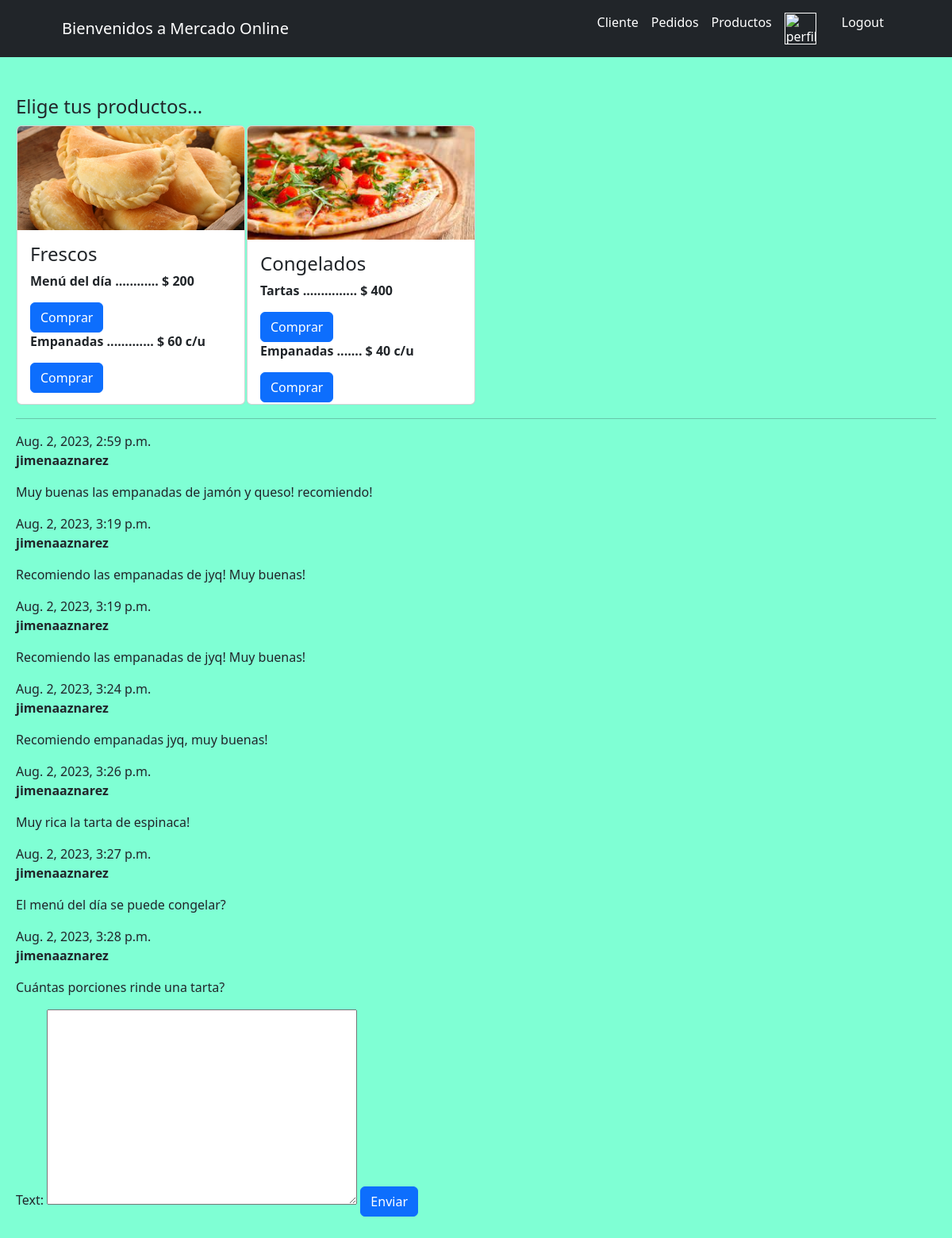
Page /MercadoApp/Productos/ on the earlier database version.
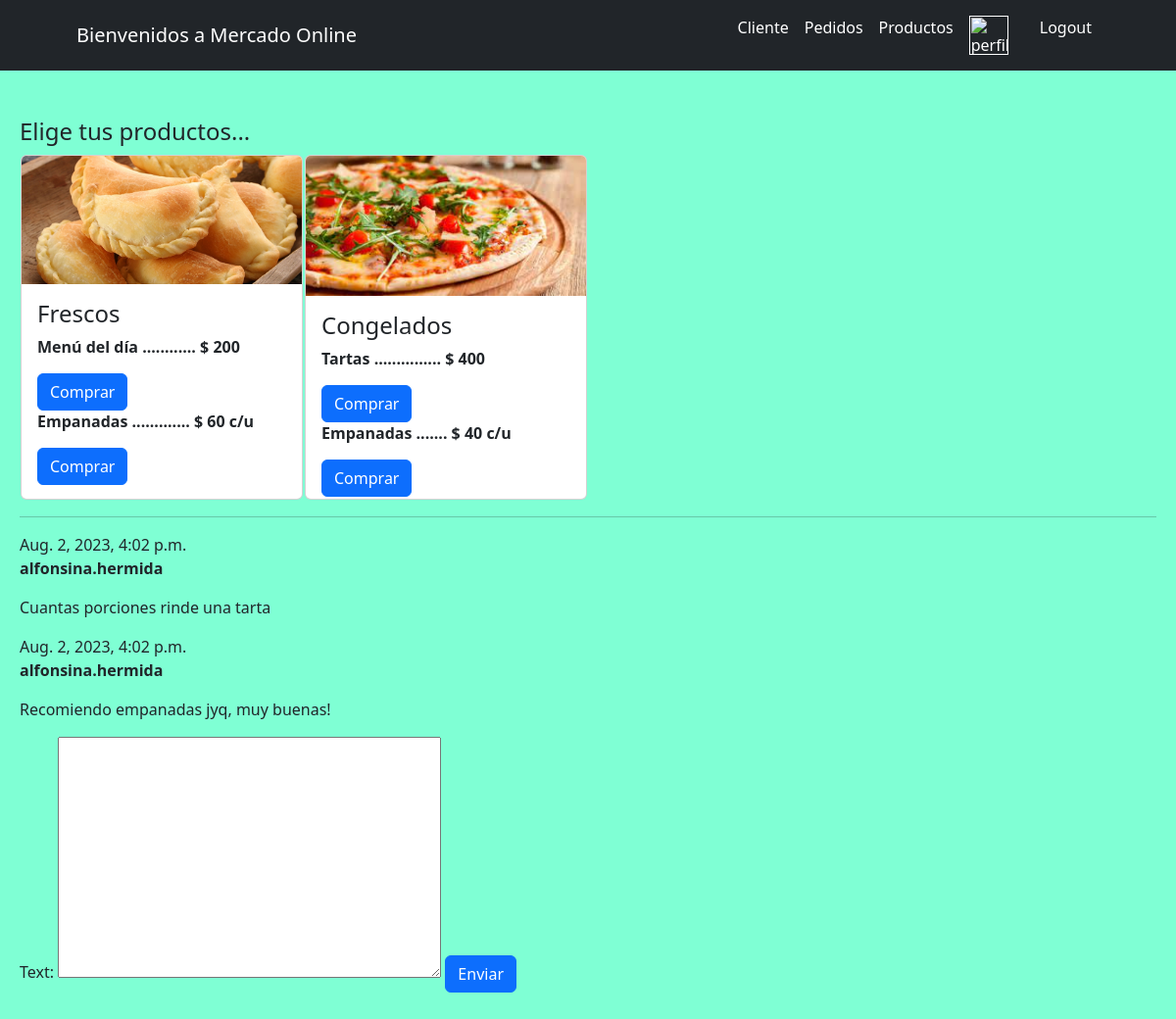
Same page on the later database version.
### MercadoApp/models.py (models this page shows, shortened)
class Comment(models.Model):
    author = models.CharField(max_length=200)
    text = models.TextField()
    created_date = models.DateTimeField(default=datetime.now())
    approved_comment = models.BooleanField(default=False)

### MercadoApp/views.py (the view, shortened to what this page needs)
# urls.py: path("Productos/", productos, name="Productos"),
def productos(request):
    avatar = getavatar(request)
    Producto = Productos.objects.all()
    comments = Comment.objects.all()
    miFormulario=CommentForm()
    return render(request, "MercadoApp/Productos.html", {"avatar":avatar, "comments": comments, "form":miFormulario})

### MercadoApp/forms.py
class CommentForm(forms.ModelForm):
    class Meta:
        model = Comment
        fields = ('text',)

### MercadoApp/templates/MercadoApp/Productos.html (shortened to what this page needs)
<div>
    {% extends "MercadoApp/inicio.html" %}
    {% load static %}
        {% block contenidoQueCambia %}
        <div class="componenteEntregables">
            <h4>Elige tus productos...</h4>
            <table>
            <th><div class="card" style="width: 18rem; height: 22rem;" float="left">
                <img src="{% static 'MercadoApp/images/empanadas.jpg' %}" class="card-img-top" alt="" style="height: 9rem;"/>
                <div class="card-body">
                    <h4 class="card-title">Frescos</h4>
                    <p class="card-text"> Menú del día ............ $ 200 </p> <a href="{% url 'Pedidos' %}" class="btn btn-primary">Comprar</a>
                    <p class="card-text"> Empanadas ............. $  60 c/u </p> <a href="{% url 'Pedidos' %}" class="btn btn-primary">Comprar</a>
                </div>
            </div></th>
            <th><div class="card" style="width: 18rem; height: 22rem;">
                <img src="{% static 'MercadoApp/images/pizza.jpg' %}" class="card-img-top" alt="..." style="height: 9rem;">
                <div class="card-body">
                    <h4 class="card-title">Congelados</h4>
                    <p class="card-text">Tartas ............... $ 400 </p><a href="{% url 'Pedidos' %}" class="btn btn-primary">Comprar</a>
                    <p class="card-text">Empanadas ....... $ 40 c/u</p><a href="{% url 'Pedidos' %}" class="btn btn-primary">Comprar</a>
                </div>
            </div></th>
            </table>
        </div>
        <hr>
        {% for comment in comments %}
            <div class="comment">
                <div class="date">{{ comment.created_date }}</div>
                <strong>{{ comment.author }}</strong>
                <p>{{ comment.text|linebreaks }}</p>
            </div>
        {% empty %}
            <p>Dejanos tus comentarios :)</p>
        {% endfor %}
        <form method="post"> {% csrf_token %}
            {{ form.as_table }}
            <input class="btn btn-primary" type = "submit" value="Enviar">
        </form>
        {% endblock %}

### MercadoApp/templates/MercadoApp/inicio.html (shortened to what this page needs)
<!DOCTYPE html>
<html lang="en">
<head>
    {% load static %}
    <link href="{% static 'MercadoApp/css/Jime.css'%}" rel="stylesheet"/>
    <link href="{% static 'MercadoApp/css/bootstrap.min.css'%}" rel="stylesheet"/>
</head>
<body>
    <nav class="navbar navbar-expand-lg  fixed-top bg-dark" id="mainNav">
        <div class="container px-4 px-lg-5">
            <a class="navbar-brand navText" href="#page-top">Bienvenidos a Mercado Online</a>
            <div class="collapse navbar-collapse" id="navbarResponsive">
                <ul class="navbar-nav ms-auto">
                    <li class="nav-item"><a class="nav-link navText" href="{% url 'Cliente' %}">Cliente</a></li>
                    <li class="nav-item"><a class="nav-link navText" href="{% url 'Pedidos' %}">Pedidos</a></li>
                    <li class="nav-item"><a class="nav-link navText" href="{% url 'Productos' %}">Productos</a></li>
                    <li class="nav-item"><a class="nav-link navText" href=""><img src="{{avatar}}" width="40px" alt="perfil"></a></li>
                    <li class="nav-item"><a class="nav-link navText" href="{% url 'perfil' %}">{{user.username}}</a></li>
                    <li class="nav-item"><a class="nav-link navText" href="{% url 'Logout' %}">Logout</a></li>
                </ul>
            </div>
        </div>
    </nav>
    <div class="contenido">
        {% block contenidoQueCambia %}{% endblock %}
    </div>
</body>
</html>

### MercadoApp/static/MercadoApp/css/Jime.css (style rules this page uses)
body { background-color: aquamarine !important; }
.navText { color: white !important; }
.contenido { margin-top: 100px !important; padding: 20px !important; }
.componenteEntregables { background-color: aquamarine; }

Differences in the rows shown:
removed Comment: created_date "Aug. 2, 2023, 2:59 p.m.", author "jimenaaznarez", text "Muy buenas las empanadas de jamón y queso! recomiendo!"
removed Comment: created_date "Aug. 2, 2023, 3:19 p.m.", author "jimenaaznarez", text "Recomiendo las empanadas de jyq! Muy buenas!"
removed Comment: created_date "Aug. 2, 2023, 3:19 p.m.", author "jimenaaznarez", text "Recomiendo las empanadas de jyq! Muy buenas!"
removed Comment: created_date "Aug. 2, 2023, 3:24 p.m.", author "jimenaaznarez", text "Recomiendo empanadas jyq, muy buenas!"
removed Comment: created_date "Aug. 2, 2023, 3:26 p.m.", author "jimenaaznarez", text "Muy rica la tarta de espinaca!"
removed Comment: created_date "Aug. 2, 2023, 3:27 p.m.", author "jimenaaznarez", text "El menú del día se puede congelar?"
removed Comment: created_date "Aug. 2, 2023, 3:28 p.m.", author "jimenaaznarez", text "Cuántas porciones rinde una tarta?"
added Comment: created_date "Aug. 2, 2023, 4:02 p.m.", author "alfonsina.hermida", text "Cuantas porciones rinde una tarta"
added Comment: created_date "Aug. 2, 2023, 4:02 p.m.", author "alfonsina.hermida", text "Recomiendo empanadas jyq, muy buenas!"
